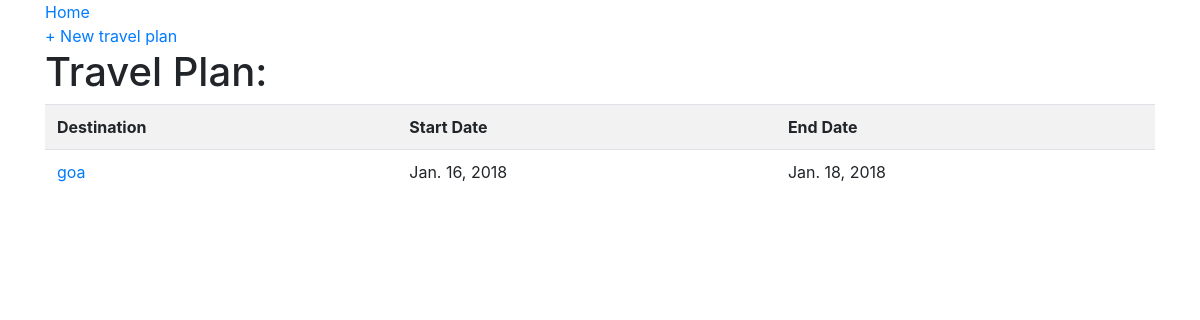
The app's page /, older data.
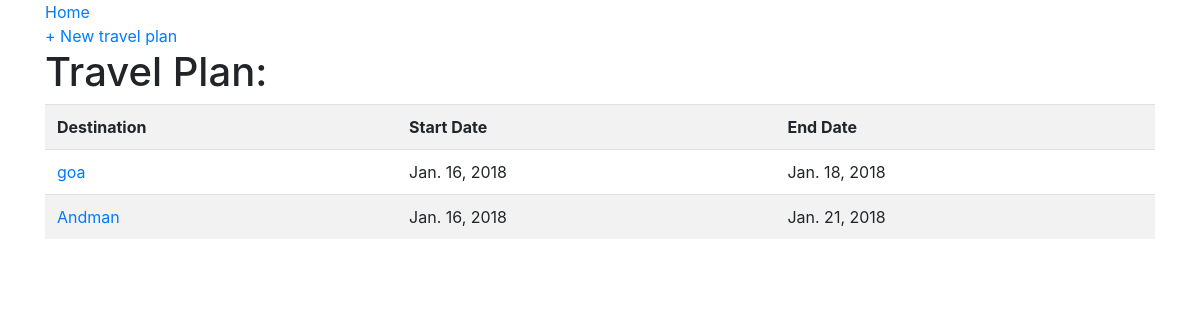
The same page, newer data.
### home/models.py (models this page shows, shortened)
class Travel(models.Model):
    destination = models.TextField()
    start_date = models.DateField()
    end_date = models.DateField()
    user_id = models.ForeignKey(
        'auth.User',
        on_delete=models.CASCADE,
    )

### home/views.py (the view)
# urls.py: path('', views.HomePageView.as_view(), name='home'),
class HomePageView(ListView):
    model = Travel
    template_name = 'travel.html'

### home/templates/travel.html
{% extends 'base.html' %} {% block content %}
<h1>Travel Plan:</h1>
<table class="table table-striped">
  <tr>
    <th>Destination</th>
    <th>Start Date</th>
    <th>End Date</th>
  </tr>
  {% for travel in object_list %}
  <tr>
    <td>
      <a href="{% url 'travel_detail' travel.pk %}">{{travel.destination}}</a>
    </td>
    <td>{{travel.start_date}}</td>
    <td>{{travel.end_date}}</td>
  </tr>
  {% endfor %}
</table>
{% endblock content %}

Row changes from the older to the newer data that the page shows:
added Travel: destination "Andman", start_date "Jan. 16, 2018", end_date "Jan. 21, 2018"
